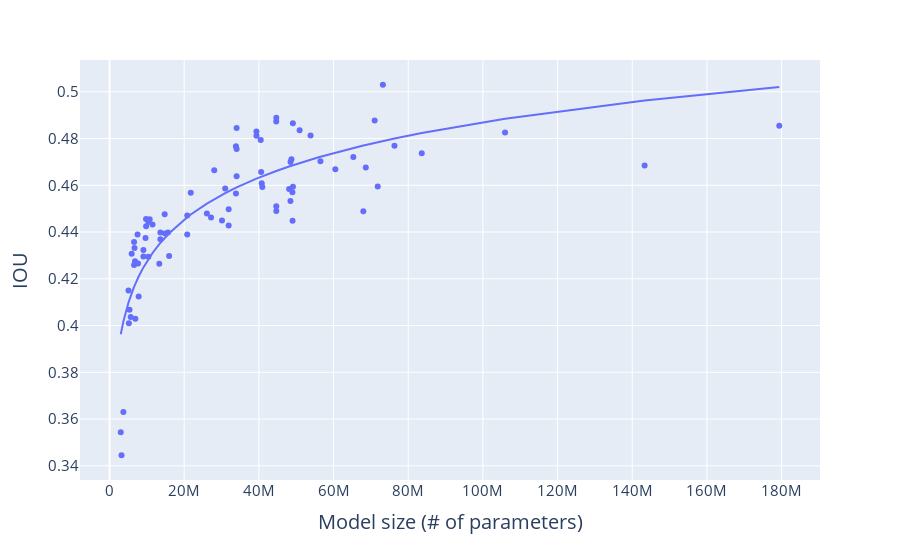

The code cell stored with this chart in its notebook:
### Code cell
fig = px.scatter(df, x="Size", y="IOU", trendline="ols",trendline_options=dict(log_x=True), hover_data=['model'], labels={
    "IOU": "IOU",
    "Size": "Model size (# of parameters)",
},)

fig.update_xaxes(title_text='Model size (# of parameters)', tickfont=dict(size=15), titlefont=dict(size=20))
fig.update_yaxes(title_text='IOU', tickfont=dict(size=15), titlefont=dict(size=20))

fig.update_layout(legend = dict(font = dict(size = 15)),
                  legend_title = dict(font = dict(size = 15)))

fig.show()

### Figure 1 — Plotly figure (JSON) as saved in the notebook; plotly's stock layout.template omitted (floating-point values rounded to 4 significant figures)
{"data": [{"customdata": [["unet++ resnet18 jaccard"], ["unet++ resnet34 jaccard"], ["unet++ resnet50 jaccard"], ["unet++ resnet101 jaccard"], ["unet++ resnet152 jaccard"], ["unet++ resnext50_32x4d jaccard"], ["unet++ vgg11 jaccard"], ["unet++ vgg11_bn jaccard"], ["unet++ vgg13 jaccard"], ["unet++ vgg13_bn jaccard"], ["unet++ vgg16 jaccard"], ["unet++ vgg16_bn jaccard"], ["unet++ vgg19 jaccard"], ["unet++ vgg19_bn jaccard"], ["unet++ efficientnet-b0 jaccard"], ["unet++ efficientnet-b1 jaccard"], ["unet++ efficientnet-b2 jaccard"], ["unet++ efficientnet-b3 jaccard"], ["unet++ efficientnet-b4 jaccard"], ["unet++ efficientnet-b5 jaccard"], ["unet++ efficientnet-b6 jaccard"], ["unet++ mobilenet_v2 jaccard"], ["unet++ timm-efficientnet-b0 jaccard"], ["unet++ timm-efficientnet-b1 jaccard"], ["unet++ timm-efficientnet-b2 jaccard"], ["unet++ timm-efficientnet-b3 jaccard"], ["unet++ timm-efficientnet-b4 jaccard"], ["unet++ timm-efficientnet-b5 jaccard"], ["unet++ timm-efficientnet-b6 jaccard"], ["unet++ timm-tf_efficientnet_lite0 jaccard"], ["unet++ timm-tf_efficientnet_lite1 jaccard"], ["unet++ timm-tf_efficientnet_lite2 jaccard"], ["unet++ timm-tf_efficientnet_lite3 jaccard"], ["unet++ timm-tf_efficientnet_lite4 jaccard"], ["unet++ timm-resnest14d jaccard"], ["unet++ timm-resnest26d jaccard"], ["unet++ timm-resnest50d jaccard"], ["unet++ timm-resnest101e jaccard"], ["unet++ timm-resnest50d_4s2x40d jaccard"], ["unet++ timm-resnest50d_1s4x24d jaccard"], ["unet++ timm-res2net50_26w_4s jaccard"], ["unet++ timm-res2net101_26w_4s jaccard"], ["unet++ timm-res2net50_26w_6s jaccard"], ["unet++ timm-res2net50_26w_8s jaccard"], ["unet++ timm-res2net50_48w_2s jaccard"], ["unet++ timm-res2net50_14w_8s jaccard"], ["unet++ timm-res2next50 jaccard"], ["unet++ timm-regnetx_002 jaccard"], ["unet++ timm-regnetx_004 jaccard"], ["unet++ timm-regnetx_006 jaccard"], ["unet++ timm-regnetx_008 jaccard"], ["unet++ timm-regnetx_016 jaccard"], ["unet++ timm-regnetx_032 jaccard"], ["unet++ timm-regnetx_040 jaccard"], ["unet++ timm-regnetx_064 jaccard"], ["unet++ timm-regnetx_080 jaccard"], ["unet++ timm-regnetx_120 jaccard"], ["unet++ timm-regnetx_160 jaccard"], ["unet++ timm-regnetx_320 jaccard"], ["unet++ timm-regnety_002 jaccard"], ["unet++ timm-regnety_004 jaccard"], ["unet++ timm-regnety_006 jaccard"], ["unet++ timm-regnety_008 jaccard"], ["unet++ timm-regnety_016 jaccard"], ["unet++ timm-regnety_032 jaccard"], ["unet++ timm-regnety_040 jaccard"], ["unet++ timm-regnety_064 jaccard"], ["unet++ timm-regnety_080 jaccard"], ["unet++ timm-regnety_120 jaccard"], ["unet++ timm-regnety_160 jaccard"], ["unet++ timm-regnety_320 jaccard"], ["unet++ timm-mobilenetv3_large_075 jaccard"], ["unet++ timm-mobilenetv3_large_100 jaccard"], ["unet++ timm-mobilenetv3_large_minimal_100 jaccard"], ["unet++ timm-mobilenetv3_small_075 jaccard"], ["unet++ timm-mobilenetv3_small_100 jaccard"], ["unet++ timm-mobilenetv3_small_minimal_100 jaccard"], ["unet++ timm-gernet_s jaccard"], ["unet++ timm-gernet_m jaccard"], ["unet++ timm-gernet_l jaccard"]], "hovertemplate": "Model size (# of parameters)=%{x}<br>IOU=%{y}<br>model=%{customdata[0]}<extra></extra>", "legendgroup": "", "marker": {"color": "#636efa", "symbol": "circle"}, "mode": "markers", "name": "", "orientation": "v", "showlegend": false, "type": "scatter", "x": [15970594, 26078754, 48985890, 67978018, 83621666, 48457762, 33853282, 33858786, 34037794, 34043682, 39347490, 39355938, 44657186, 44668194, 6569726, 9075362, 10401444, 13624938, 20813258, 31910226, 44665274, 6824866, 6569726, 9075362, 10401444, 13624938, 20813258, 31910226, 44665274, 5933186, 6697858, 7511522, 9781922, 14854082, 34040546, 40498306, 50912098, 73216066, 53846450, 49105858, 49127978, 68635546, 60480306, 71832634, 48716162, 48488674, 48100322, 5188498, 7805442, 9642562, 11518594, 14769106, 21754402, 30122658, 40761026, 49021538, 65296194, 76315394, 143319202, 5666702, 7643690, 9804210, 10757882, 15664536, 27192396, 28047738, 40603854, 56493086, 71012682, 105931510, 179370316, 5079666, 6917490, 5358746, 3007466, 3712930, 3214810, 13333088, 30979586, 40914946], "xaxis": "x", "y": [0.4298, 0.448, 0.457, 0.4489, 0.4737, 0.4533, 0.4767, 0.4565, 0.4639, 0.4755, 0.483, 0.4812, 0.4872, 0.4889, 0.4259, 0.4295, 0.4443, 0.4369, 0.4389, 0.4498, 0.4511, 0.4275, 0.4357, 0.4323, 0.4294, 0.4398, 0.447, 0.4428, 0.449, 0.4307, 0.4332, 0.439, 0.4456, 0.4394, 0.4845, 0.4794, 0.4835, 0.503, 0.4813, 0.4866, 0.4594, 0.4677, 0.4668, 0.4594, 0.4712, 0.4699, 0.4584, 0.401, 0.4124, 0.4374, 0.4432, 0.4476, 0.4569, 0.4449, 0.4609, 0.4449, 0.4721, 0.4769, 0.4685, 0.4037, 0.4266, 0.4424, 0.4455, 0.4398, 0.4462, 0.4664, 0.4656, 0.4703, 0.4878, 0.4826, 0.4854, 0.415, 0.4029, 0.4068, 0.3543, 0.3631, 0.3445, 0.4264, 0.4586, 0.4593], "yaxis": "y"}, {"hovertemplate": "<b>OLS trendline</b><br>IOU = 0.0595843 * log10(Size) + 0.0102962<br>R<sup>2</sup>=0.718644<br><br>Model size (# of parameters)=%{x}<br>IOU=%{y} <b>(trend)</b><extra></extra>", "legendgroup": "", "marker": {"color": "#636efa", "symbol": "circle"}, "mode": "lines", "name": "", "showlegend": false, "type": "scatter", "x": [3007466, 3214810, 3712930, 5079666, 5188498, 5358746, 5666702, 5933186, 6569726, 6569726, 6697858, 6824866, 6917490, 7511522, 7643690, 7805442, 9075362, 9075362, 9642562, 9781922, 9804210, 10401444, 10401444, 10757882, 11518594, 13333088, 13624938, 13624938, 14769106, 14854082, 15664536, 15970594, 20813258, 20813258, 21754402, 26078754, 27192396, 28047738, 30122658, 30979586, 31910226, 31910226, 33853282, 33858786, 34037794, 34040546, 34043682, 39347490, 39355938, 40498306, 40603854, 40761026, 40914946, 44657186, 44665274, 44665274, 44668194, 48100322, 48457762, 48488674, 48716162, 48985890, 49021538, 49105858, 49127978, 50912098, 53846450, 56493086, 60480306, 65296194, 67978018, 68635546, 71012682, 71832634, 73216066, 76315394, 83621666, 105931510, 143319202, 179370316], "xaxis": "x", "y": [0.3963, 0.398, 0.4017, 0.4099, 0.4104, 0.4112, 0.4127, 0.4139, 0.4165, 0.4165, 0.417, 0.4175, 0.4178, 0.42, 0.4204, 0.421, 0.4249, 0.4249, 0.4264, 0.4268, 0.4269, 0.4284, 0.4284, 0.4293, 0.431, 0.4348, 0.4354, 0.4354, 0.4375, 0.4376, 0.439, 0.4395, 0.4464, 0.4464, 0.4475, 0.4522, 0.4533, 0.4541, 0.4559, 0.4566, 0.4574, 0.4574, 0.4589, 0.4589, 0.4591, 0.4591, 0.4591, 0.4628, 0.4628, 0.4636, 0.4636, 0.4637, 0.4638, 0.4661, 0.4661, 0.4661, 0.4661, 0.468, 0.4682, 0.4682, 0.4684, 0.4685, 0.4685, 0.4686, 0.4686, 0.4695, 0.471, 0.4722, 0.474, 0.4759, 0.477, 0.4772, 0.4781, 0.4784, 0.4789, 0.48, 0.4823, 0.4885, 0.4963, 0.5021], "yaxis": "y"}], "layout": {"legend": {"font": {"size": 15}, "title": {"font": {"size": 15}}, "tracegroupgap": 0}, "margin": {"t": 60}, "xaxis": {"anchor": "y", "domain": [0, 1], "tickfont": {"size": 15}, "title": {"font": {"size": 20}, "text": "Model size (# of parameters)"}}, "yaxis": {"anchor": "x", "domain": [0, 1], "tickfont": {"size": 15}, "title": {"font": {"size": 20}, "text": "IOU"}}}}
